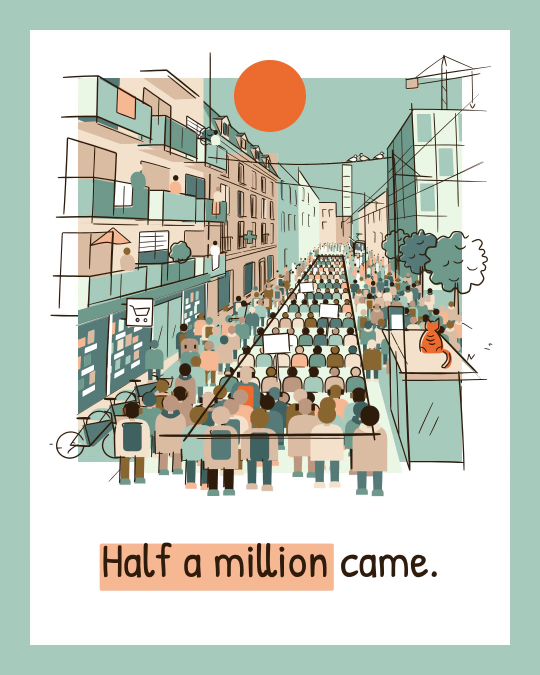
#> input picture video/assets/ref/f_3.0.png, 1080 x 1350 px (shown at 1/2 size)
$ python -i camspeed.py   (imports and definitions only)
#> lines starting #> are read from the running program, lines starting #| are printed output that depends on the picture
#!/usr/bin/env python3
"""camspeed.py: on-screen SPEED and VELOCITY-CONTINUITY check of a real render (any composition: Main, S01..S13, dev).

Flat inked art strobes above ~15-20 px / frame (MOTION.camera.peakPxPerFrame, src/lib/spec.ts), and gate 1 says a move
keeps its velocity across segments and cuts (no stall, no slam, no whip). The cine `camSpeed()` covers CineCamera keys
in code only; this tool measures what is actually on screen, so it also covers World push, ShotCam layers, Film
transitions, Person moves and anything hand-animated:

  camera   per frame pair, the global camera (qalib.Camera: tracked corners + RANSAC similarity, + a second parallax
           layer when there is one): the largest displacement of the frame grid, canvas px / frame
  fastest  dense optical flow (Farneback) on inked edges: the 99th percentile of edge motion, canvas px / frame
           (a foreground layer, a person, a wiper: whatever moves fastest)
  dv       frame-to-frame change of the camera speed (canvas px / frame per frame): a step = a stall, a slam or a whip

FAIL (exit 1) when, OUTSIDE the allow-listed windows, the camera runs above --limit (default peakPxPerFrame = 18) for
--min-run frames or more, or the camera speed steps by more than --dv-limit (default 2.5). Fast LOCAL motion above the
limit is a WARN (a designed rise moves 50 % of its height in frame 1; --strict-edges makes it fail). Film transitions are allow-listed automatically (push-through runs > 100 px / frame by design): for Main
from src/data/scenes.json, for a per-scene composition S07 its own transitionIn window at its start. Add your own with
--allow=t0-t1[,t0-t1...] (composition seconds). Main / Sxx durations and windows come from v1's src/data/scenes.json
and src/dev/registry.ts, archived since 2026-10-29 in archive/v1/src/: for v1's compositions run this at the v1-final
commit (76c166c1).

  scripts/camspeed.py S07                         # the whole scene (renders every frame at --scale 0.5)
  scripts/camspeed.py Main 30 38                  # a range of the film
  scripts/camspeed.py CineDemo 15.7 22 --allow=15.6-16.3
  scripts/camspeed.py --frames out/frames/S07 --fps 30 --t0 0   # analyse frames you already rendered
  ... --chart out.png --json out.json
"""
from __future__ import annotations

import argparse
import json
import os
import re
import shutil
import subprocess
import sys
import tempfile

import cv2
import numpy as np

HERE = os.path.dirname(os.path.abspath(__file__))
ROOT = os.path.abspath(os.path.join(HERE, '..'))
sys.path.insert(0, os.path.join(HERE, 'qa'))
import qalib as Q  # noqa: E402  (read-only use of the QA lane's camera estimator)


# [69 lines left out: functions spec_peak, comp_duration, transition_windows, render, grid_disp, not called in this run]


def analyse(src: Q.FrameSource, band=(280, 600)):
    """Per frame pair: camera speed (canvas px / f), parallax-layer speed, fastest edge motion (p99, canvas px / f).
    Edge motion keeps only forward-backward CONSISTENT flow (a window popping on, a fill appearing is not motion) and
    leaves the caption band out (captions scroll by design: reference 1's measured page scroll)."""
    cam = Q.Camera(src.aw, src.ah)
    a = src.a  # analysis px per canvas px
    rows = []
    prev = None
    yy, xx = np.mgrid[0:src.ah, 0:src.aw].astype(np.float32)
    keep_rows = np.ones((src.ah, src.aw), bool)
    if band:
        keep_rows[int(band[0] * a):int(band[1] * a), :] = False
    for i, img in src:
        gray = cv2.cvtColor(img, cv2.COLOR_BGR2GRAY)
        feat = cam.features(gray)
        if prev is not None:
            pgray, pfeat = prev
            models, _ = cam.models(pfeat, feat)
            v1 = grid_disp(models[0], src.aw, src.ah) / a if models else float('nan')
            v2 = grid_disp(models[1], src.aw, src.ah) / a if len(models) > 1 else 0.0
            flow = cv2.calcOpticalFlowFarneback(pgray, gray, None, 0.5, 5, 21, 3, 7, 1.5, 0)
            back = cv2.calcOpticalFlowFarneback(gray, pgray, None, 0.5, 5, 21, 3, 7, 1.5, 0)
            bx = cv2.remap(back[..., 0], xx + flow[..., 0], yy + flow[..., 1], cv2.INTER_LINEAR)
            by = cv2.remap(back[..., 1], xx + flow[..., 0], yy + flow[..., 1], cv2.INTER_LINEAR)
            consistent = np.hypot(flow[..., 0] + bx, flow[..., 1] + by) < 1.0
            mag = np.hypot(flow[..., 0], flow[..., 1]) / a
            g = cv2.morphologyEx(pgray, cv2.MORPH_GRADIENT, np.ones((3, 3), np.uint8))
            edges = (g > max(12, np.percentile(g, 90))) & consistent & keep_rows
            fast = float(np.percentile(mag[edges], 99)) if edges.any() else 0.0
            rows.append({'i': i - 1, 'cam': v1, 'layer2': v2, 'fast': fast})
        prev = (gray, feat)
    return rows


# [119 lines left out: functions runs_over, main, not called in this run]


# [2 lines not run here, left out]

>>> import cv2
>>> picture = cv2.imread('../assets/ref/f_3.0.png', cv2.IMREAD_GRAYSCALE)
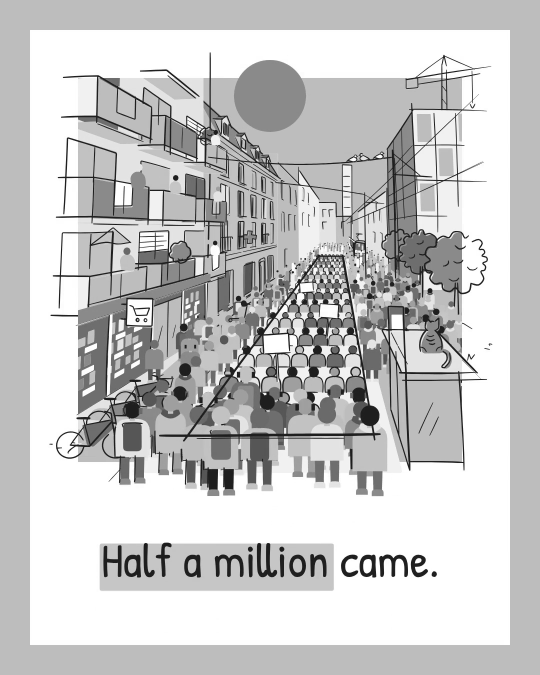
#> picture: shape (1350, 1080) (shown at 1/2 size); min 9, max 255, mean 199.9
>>> result = analyse(picture)
#> (the run stopped early here; a loop or call above may not have finished)
